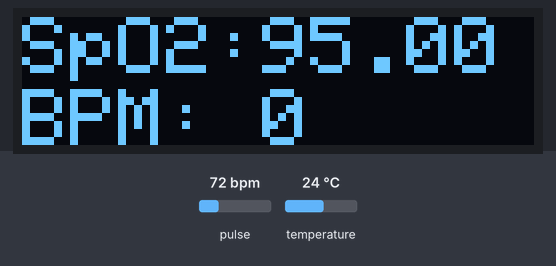
Bench run of a sketch on a simulated ESP32. On the bench: 128×32 one-colour display. The test bench sets the inputs (shaded band); at power-on: pulse 72 bpm, temperature 24 °C. WiFi joins after 1.5 s; servers stay silent unless stated; the display library's start-up logo is not drawn; what the sketch prints to the serial monitor is not drawn.

Above: at 5.1 s.
At 6.1 s:
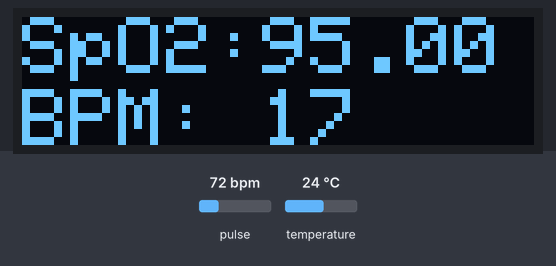
6.2 s: pulse set to 42 bpm
At 8.4 s:
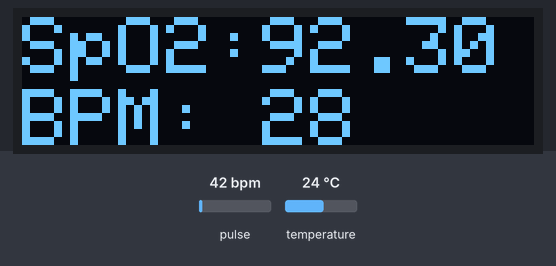
8.7 s: pulse set to 158 bpm
At 10.4 s:
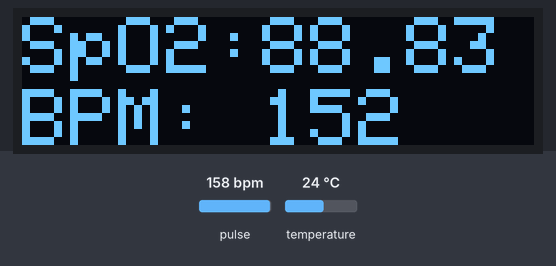
10.5 s: pulse set to 70 bpm
At 16.3 s:
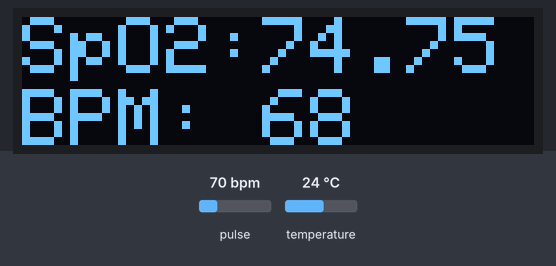
Timing chart, 0 to 17.8 s (numbered marks = the images above; inputs shaded):
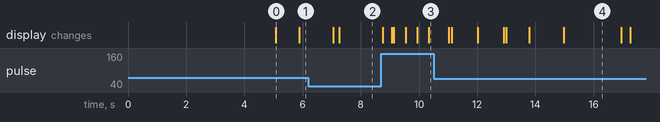

Measured:
- what the display in image 0 shows lasts 0.8 s, from 5.1 s to 5.9 s

The sketch:

diy_blood_oximeter_with_oled.ino
```cpp
/*
  ## Hardware Connections (ESP32 Arduino):
  -VIN = 3.3V
  -GND = GND
  -SDA = 21 (or SDA)
  -SCL = 22 (or SCL)

*/

#include <Adafruit_GFX.h>        //OLED libraries
#include <Adafruit_SSD1306.h>

#define BLYNK_PRINT Serial
#define SCREEN_WIDTH 128 // OLED display width, in pixels
#define SCREEN_HEIGHT 32 // OLED display height, in pixels
#define OLED_RESET    -1 // Reset pin # (or -1 if sharing Arduino reset pin)
Adafruit_SSD1306 display(SCREEN_WIDTH, SCREEN_HEIGHT, &Wire, OLED_RESET); //Declaring the display name (display)

#include <WiFi.h>
#include <WiFiClient.h>
#include <BlynkSimpleEsp32.h>

#include <Wire.h>
#include "MAX30105.h" //sparkfun MAX3010X library
#include "heartRate.h"
MAX30105 particleSensor;

static const unsigned char PROGMEM logo2_bmp[] =
{0x00, 0x00, 0x00, 0x00, 0x80, 0xC0, 0xE0, 0xF0, 0xF8, 0xF8, 0xFC, 0xFC, 0xFE, 0xFE, 0xFE, 0x7E,
0x7E, 0x7F, 0x7F, 0x7F, 0x7F, 0x7F, 0x7E, 0x7E, 0x00, 0x00, 0x00, 0x38, 0xFF, 0xFF, 0xFF, 0xFF,
0xFF, 0xFF, 0xFF, 0xFF, 0xC3, 0x81, 0x00, 0x00, 0x00, 0x00, 0x00, 0x00, 0x00, 0x00, 0x00, 0x00,
0x00, 0x00, 0x00, 0x00, 0x03, 0x07, 0x1F, 0x1F, 0x1F, 0x1F, 0x1F, 0x1F, 0x1F, 0x1F, 0x1F };

static const unsigned char PROGMEM logo3_bmp[] =
{ 0x01, 0xF0, 0x0F, 0x80, 0x06, 0x1C, 0x38, 0x60, 0x18, 0x06, 0x60, 0x18, 0x10, 0x01, 0x80, 0x08,
0x20, 0x01, 0x80, 0x04, 0x40, 0x00, 0x00, 0x02, 0x40, 0x00, 0x00, 0x02, 0xC0, 0x00, 0x08, 0x03,
0x80, 0x00, 0x08, 0x01, 0x80, 0x00, 0x18, 0x01, 0x80, 0x00, 0x1C, 0x01, 0x80, 0x00, 0x14, 0x00,
0x80, 0x00, 0x14, 0x00, 0x80, 0x00, 0x14, 0x00, 0x40, 0x10, 0x12, 0x00, 0x40, 0x10, 0x12, 0x00,
0x7E, 0x1F, 0x23, 0xFE, 0x03, 0x31, 0xA0, 0x04, 0x01, 0xA0, 0xA0, 0x0C, 0x00, 0xA0, 0xA0, 0x08,
0x00, 0x60, 0xE0, 0x10, 0x00, 0x20, 0x60, 0x20, 0x06, 0x00, 0x40, 0x60, 0x03, 0x00, 0x40, 0xC0,
0x01, 0x80, 0x01, 0x80, 0x00, 0xC0, 0x03, 0x00, 0x00, 0x60, 0x06, 0x00, 0x00, 0x30, 0x0C, 0x00,
0x00, 0x08, 0x10, 0x00, 0x00, 0x06, 0x60, 0x00, 0x00, 0x03, 0xC0, 0x00, 0x00, 0x01, 0x80, 0x00  };


//#define MAX30105 //if you have Sparkfun's MAX30105 breakout board , try #define MAX30105

// You should get Auth Token in the Blynk App.
// Go to the Project Settings (nut icon).
char auth[] = "QKdK0ePHjmguapd8KdcgPKfy_kTjIRyR"; // Token you received on your email, Replace with stars

// Your WiFi credentials.
// Set password to "" for open networks.
char* ssid[] = {"redmi","Xiaomi"}; // Replace stars with Wifi Name/SSID  Multiple Access Point
char* pass[] = {"cat1998ccd","cow1998caz"}; //Replace stars with Wifi Password

double avered = 0; double aveir = 0;
double sumirrms = 0;
double sumredrms = 0;
int i = 0;
int Num = 100;//calculate SpO2 by this sampling interval

double ESpO2 = 95.0;//initial value of estimated SpO2
double FSpO2 = 0.7; //filter factor for estimated SpO2
double frate = 0.95; //low pass filter for IR/red LED value to eliminate AC component
#define TIMETOBOOT 3000 // wait for this time(msec) to output SpO2
#define SCALE 88.0 //adjust to display heart beat and SpO2 in the same scale
#define SAMPLING 5 //if you want to see heart beat more precisely , set SAMPLING to 1
#define FINGER_ON 30000 // if red signal is lower than this , it indicates your finger is not on the sensor
#define MINIMUM_SPO2 80.0

const byte RATE_SIZE = 4; //Increase this for more averaging. 4 is good.
byte rates[RATE_SIZE]; //Array of heart rates
byte rateSpot = 0;
long lastBeat = 0; //Time at which the last beat occurred

float beatsPerMinute;
int beatAvg;


#define USEFIFO
void setup()
{
  display.begin(SSD1306_SWITCHCAPVCC, 0x3C); //Start the OLED display
  display.display();
  delay(3000);

  Serial.begin(115200);
  Serial.println("Initializing...");

  MultyWiFiBlynkBegin(); //instead Blynk.begin(auth, ssid, pass);

  // Initialize sensor
  while (!particleSensor.begin(Wire, I2C_SPEED_FAST)) //Use default I2C port, 400kHz speed
  {
    Serial.println("MAX30102 was not found. Please check wiring/power/solder jumper at MH-ET LIVE MAX30102 board. ");
    //while (1);
  }

  //Setup to sense a nice looking saw tooth on the plotter
  byte ledBrightness = 0x7F; //Options: 0=Off to 255=50mA
  byte sampleAverage = 4; //Options: 1, 2, 4, 8, 16, 32
  byte ledMode = 2; //Options: 1 = Red only, 2 = Red + IR, 3 = Red + IR + Green
  //Options: 1 = IR only, 2 = Red + IR on MH-ET LIVE MAX30102 board
  int sampleRate = 200; //Options: 50, 100, 200, 400, 800, 1000, 1600, 3200
  int pulseWidth = 411; //Options: 69, 118, 215, 411
  int adcRange = 16384; //Options: 2048, 4096, 8192, 16384
  // Set up the wanted parameters
  particleSensor.setup(ledBrightness, sampleAverage, ledMode, sampleRate, pulseWidth, adcRange); //Configure sensor with these settings

  particleSensor.enableDIETEMPRDY();
}
void MultyWiFiBlynkBegin() {
  int ssid_count=0;
  int ssid_mas_size = sizeof(ssid) / sizeof(ssid[0]);
  do {
    Serial.println("Trying to connect to wi-fi " + String(ssid[ssid_count]));
    WiFi.begin(ssid[ssid_count], pass[ssid_count]);
    int WiFi_timeout_count=0;
    while (WiFi.status() != WL_CONNECTED && WiFi_timeout_count<50) { //waiting 10 sec
      delay(200);
      Serial.print(".");
      ++WiFi_timeout_count;
    }
    if (WiFi.status() == WL_CONNECTED) {
      Serial.println("Connected to WiFi! Now I will check the connection to the Blynk server");
      Blynk.config(auth);
      Blynk.connect(5000); //waiting 5 sec
    }
    ++ssid_count;
  }
  while (!Blynk.connected() && ssid_count<ssid_mas_size);
  if (!Blynk.connected() && ssid_count==ssid_mas_size) {
    Serial.println("I could not connect to blynk =( Ignore and move on. but still I will try to connect to wi-fi " + String(ssid[ssid_count-1]));
  }
}

void loop()
{
  long irValue = particleSensor.getIR();

  if(irValue > 7000){
  if (checkForBeat(irValue) == true)
  {
    //We sensed a beat!
    long delta = millis() - lastBeat;
    lastBeat = millis();

    beatsPerMinute = 60 / (delta / 1000.0);

    if (beatsPerMinute < 255 && beatsPerMinute > 20)
    {
      rates[rateSpot++] = (byte)beatsPerMinute; //Store this reading in the array
      rateSpot %= RATE_SIZE; //Wrap variable

      //Take average of readings
      beatAvg = 0;
      for (byte x = 0 ; x < RATE_SIZE ; x++)
        beatAvg += rates[x];
      beatAvg /= RATE_SIZE;
    }
  }


  uint32_t ir, red , green;
  double fred, fir;
  double SpO2 = 0; //raw SpO2 before low pass filtered

#ifdef USEFIFO
  particleSensor.check(); //Check the sensor, read up to 3 samples

  while (particleSensor.available()) {//do we have new data
#ifdef MAX30105
   red = particleSensor.getFIFORed(); //Sparkfun's MAX30105
    ir = particleSensor.getFIFOIR();  //Sparkfun's MAX30105
#else
    red = particleSensor.getFIFOIR(); //why getFOFOIR output Red data by MAX30102 on MH-ET LIVE breakout board
    ir = particleSensor.getFIFORed(); //why getFIFORed output IR data by MAX30102 on MH-ET LIVE breakout board
#endif


    i++;
    fred = (double)red;
    fir = (double)ir;
    avered = avered * frate + (double)red * (1.0 - frate);//average red level by low pass filter
    aveir = aveir * frate + (double)ir * (1.0 - frate); //average IR level by low pass filter
    sumredrms += (fred - avered) * (fred - avered); //square sum of alternate component of red level
    sumirrms += (fir - aveir) * (fir - aveir);//square sum of alternate component of IR level
    if ((i % SAMPLING) == 0) {//slow down graph plotting speed for arduino Serial plotter by thin out
      if ( millis() > TIMETOBOOT) {
        float ir_forGraph = (2.0 * fir - aveir) / aveir * SCALE;
        float red_forGraph = (2.0 * fred - avered) / avered * SCALE;
        //trancation for Serial plotter's autoscaling
        if ( ir_forGraph > 100.0) ir_forGraph = 100.0;
        if ( ir_forGraph < 80.0) ir_forGraph = 80.0;
        if ( red_forGraph > 100.0 ) red_forGraph = 100.0;
        if ( red_forGraph < 80.0 ) red_forGraph = 80.0;
        //        Serial.print(red); Serial.print(","); Serial.print(ir);Serial.print(".");
        if (ir < FINGER_ON) ESpO2 = MINIMUM_SPO2; //indicator for finger detached
        float temperature = particleSensor.readTemperatureF();
        Blynk.run();
        Blynk.virtualWrite(V4,ESpO2 );
        Blynk.virtualWrite(V5,beatAvg );
        Serial.print(" Oxygen % = ");
        Serial.println(ESpO2);
        Serial.print(" BPM = ");
        Serial.println(beatAvg);

    display.clearDisplay();                                   //Clear the display
    //display.drawBitmap(5, 5, logo2_bmp, 24, 21, WHITE);       //Draw the first bmp picture (little heart)
    display.setCursor(0,0);
    display.setTextSize(2);                                   //Near it display the average BPM you can display the BPM if you want
    display.setTextColor(WHITE);
    display.print("SpO2:");
    display.setCursor(0,18);
    display.println("BPM:");
    display.setCursor(60,0);
    display.println(ESpO2);
    display.setCursor(60,18);
    display.println(beatAvg);
    display.display();

      }
    }


    if ((i % Num) == 0) {
      double R = (sqrt(sumredrms) / avered) / (sqrt(sumirrms) / aveir);
      // Serial.println(R);
      SpO2 = -23.3 * (R - 0.4) + 100; //http://ww1.microchip.com/downloads/jp/AppNotes/00001525B_JP.pdf
      ESpO2 = FSpO2 * ESpO2 + (1.0 - FSpO2) * SpO2;//low pass filter
      //  Serial.print(SpO2);Serial.print(",");Serial.println(ESpO2);
      sumredrms = 0.0; sumirrms = 0.0; i = 0;
      break;
    }
    particleSensor.nextSample(); //We're finished with this sample so move to next sample
    //Serial.println(SpO2);
  }
#endif
}
 if (irValue < 7000){       //If no finger is detected it inform the user and put the average BPM to 0 or it will be stored for the next measure
     beatAvg=0;
     display.clearDisplay();
     display.setTextSize(1);
     display.setTextColor(WHITE);
     display.setCursor(30,5);
     display.println("Please Place ");
     display.setCursor(30,15);
     display.println("your finger ");
     display.display();
     }

}
```
